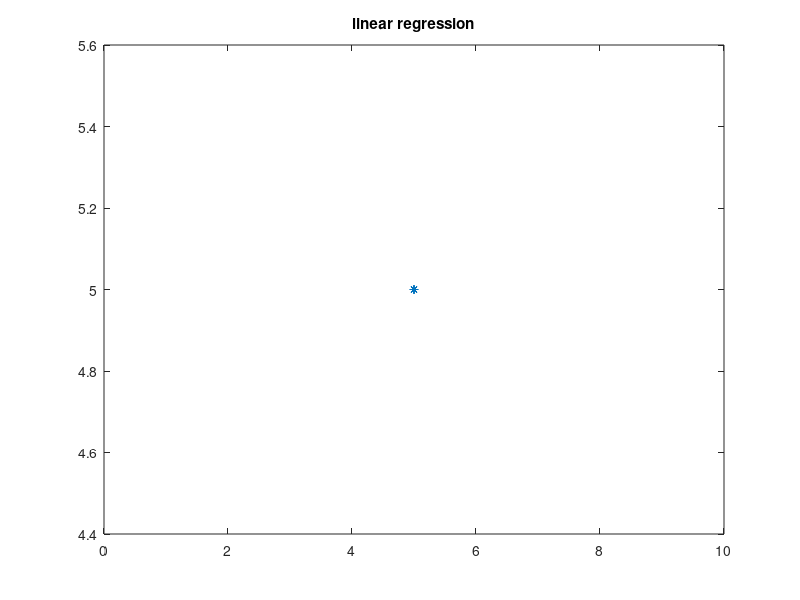

Write the MATLAB code that produced this figure.
%% 2D Linear Regression - getting data directly from user
clear ; 
close all ; 
clc ; 

%% Getting input from the user (It also can read from a file)
n = input("enter number of points: ") ; 

points = zeros(n, 2) ; 

for i = 1:n
    disp(i) ; 
    points(i, 1) = input("enter x: ") ; 
    points(i, 2) = input("enter y: ") ; 
    disp(" ") ; 
end

%% calculating needed terms
sigma_x  = 0 ; 
sigma_y  = 0 ; 
sigma_xy = 0 ; 
sigma_x2 = 0 ; 
for i = 1:n
    sigma_x  = sigma_x  + points(i, 1) ; 
    sigma_y  = sigma_y  + points(i, 2) ; 
    sigma_xy = sigma_xy + points(i, 1) * points(i, 2) ; 
    sigma_x2 = sigma_x2 + points(i, 1) * points(i, 1) ; 
end
x_avg = sigma_x / n ; 
y_avg = sigma_y / n ; 

%% calculating line parameters
slope = (sigma_xy - (sigma_x)*(y_avg)) / (sigma_x2 - (sigma_x)*(x_avg)) ;
b = y_avg - slope * x_avg ; 


%% show points and the linear estimation
plot(points(:, 1), points(:, 2), '*') ; 
hold on ; 
x = 0:0.01:10 ; 
y = slope .* x + b ; 
plot(x, y, 'linewidth', 1.8) ; 
title("linear regression") ; 